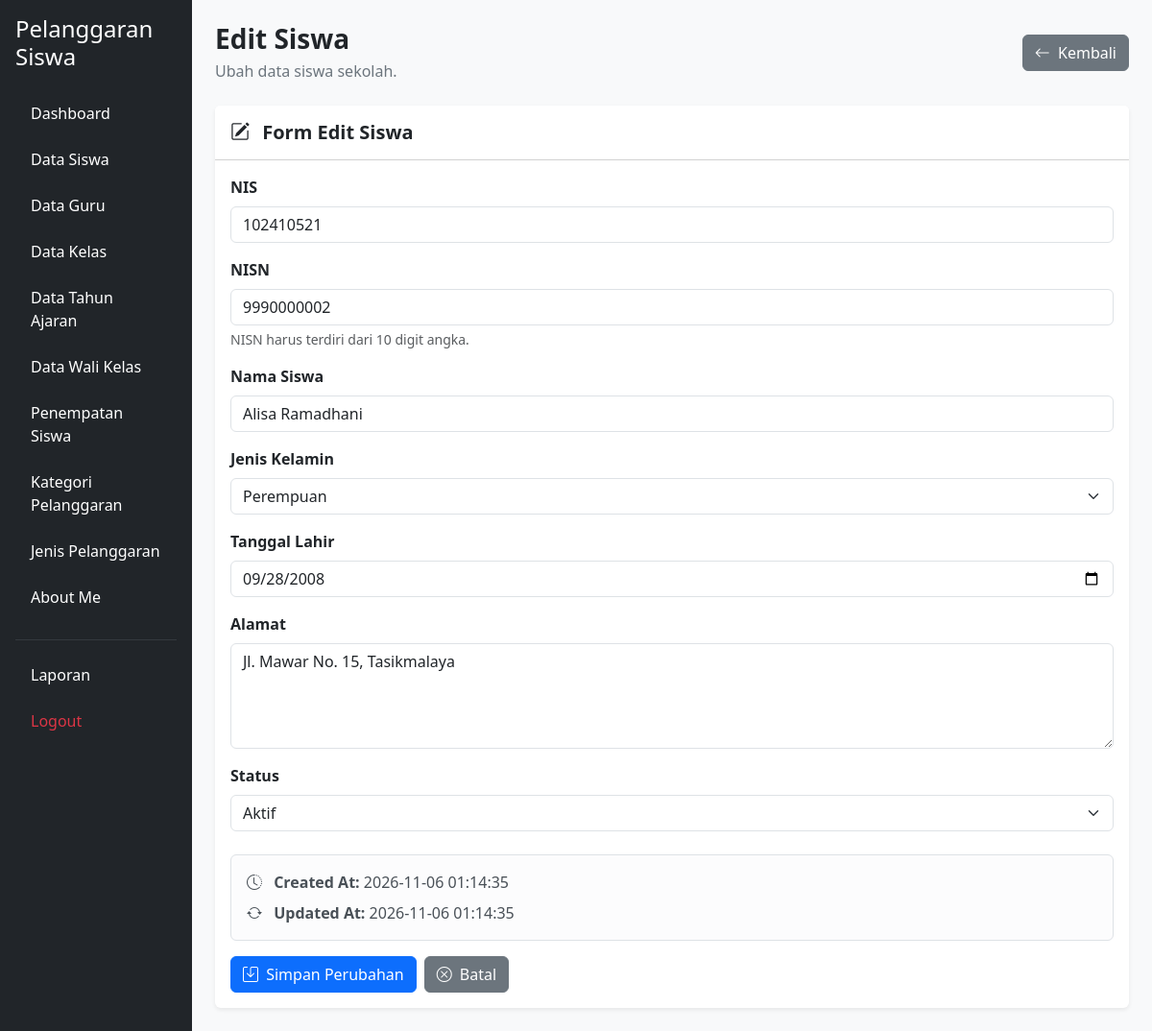
The app's page /edit_siswa.php?id=102 (signed in) with its own data.
### tables this page shows
CREATE TABLE `t_siswa` (
  `id` int(11) NOT NULL,
  `nis` varchar(30) DEFAULT NULL,
  `nisn` varchar(20) NOT NULL,
  `nama` varchar(150) DEFAULT NULL,
  `jenis_kelamin` char(1) NOT NULL,
  `tanggal_lahir` date NOT NULL,
  `alamat` text NOT NULL,
  `status_aktif` tinyint(1) NOT NULL,
  `created_at` timestamp NOT NULL DEFAULT current_timestamp(),
  `updated_at` timestamp NOT NULL DEFAULT current_timestamp()
);

### edit_siswa.php (the view, shortened to what this page needs)
<?php
include 'config/koneksi.php';
$id = (int) $_GET['id'];
$stmt = mysqli_prepare(
    $koneksi,
    "SELECT * FROM t_siswa WHERE id = ?"
);
mysqli_stmt_bind_param($stmt, "i", $id);
mysqli_stmt_execute($stmt);
$result = mysqli_stmt_get_result($stmt);
$siswa = mysqli_fetch_assoc($result);
?>
<!DOCTYPE html>
<html lang="id">
<head>
    <link href="https://cdn.jsdelivr.net/npm/bootstrap@5.3.8/dist/css/bootstrap.min.css" rel="stylesheet">
    <link href="https://cdn.jsdelivr.net/npm/bootstrap-icons@1.11.3/font/bootstrap-icons.css" rel="stylesheet">
</head>
<body class="bg-light">
<div class="container-fluid">
    <div class="row">
        <?php include 'layout/sidebar.php'; ?>
        <main class="col-md-9 col-lg-10 p-4">
            <div class="d-flex justify-content-between align-items-center flex-wrap gap-3 mb-4">
                <div>
                    <h3 class="fw-bold mb-1">Edit Siswa</h3>
                    <p class="text-secondary mb-0">
                        Ubah data siswa sekolah.
                    </p>
                </div>
                <a href="kelola_siswa.php" class="btn btn-secondary">
                    <i class="bi bi-arrow-left me-1"></i> Kembali
                </a>
            </div>
            <div class="card border-0 shadow-sm">
                <div class="card-header bg-white py-3">
                    <h5 class="mb-0 fw-semibold">
                        <i class="bi bi-pencil-square me-2"></i>
                        Form Edit Siswa
                    </h5>
                </div>
                <div class="card-body">
                    <form action="proses_edit_siswa.php"
                          method="POST"
                          id="formEditSiswa">
                        <div class="mb-3">
                            <label class="form-label fw-semibold">NIS</label>
                            <input type="text"
                                   name="nis"
                                   class="form-control"
                                   maxlength="10"
                                   inputmode="numeric"
                                   value="<?= htmlspecialchars($siswa['nis'] ?? ''); ?>"
                                   oninput="this.value = this.value.replace(/[^0-9]/g, '').slice(0, 10)"
                                   required>
                        </div>
                        <div class="mb-3">
                            <label class="form-label fw-semibold">NISN</label>
                            <input type="text"
                                   id="nisn"
                                   name="nisn"
                                   class="form-control"
                                   maxlength="10"
                                   pattern="[0-9]{10}"
                                   inputmode="numeric"
                                   title="NISN harus terdiri dari 10 digit angka"
                                   value="<?= htmlspecialchars($siswa['nisn'] ?? ''); ?>"
                                   oninput="this.value = this.value.replace(/[^0-9]/g, '').slice(0, 10)"
                                   required>
                            <div class="form-text">
                                NISN harus terdiri dari 10 digit angka.
                            </div>
                        </div>
                        <div class="mb-3">
                            <label class="form-label fw-semibold">Nama Siswa</label>
                            <input type="text"
                                   name="nama"
                                   class="form-control"
                                   maxlength="150"
                                   value="<?= htmlspecialchars($siswa['nama'] ?? ''); ?>"
                                   required>
                        </div>
                        <div class="mb-3">
                            <label class="form-label fw-semibold">Jenis Kelamin</label>
                            <select name="jenis_kelamin" class="form-select" required>
                                <option value="P"
                                    <?= $siswa['jenis_kelamin'] == 'P' ? 'selected' : ''; ?>>
                                    Perempuan
                                </option>
                            </select>
                        </div>
                        <div class="mb-3">
                            <label class="form-label fw-semibold">Tanggal Lahir</label>
                            <input type="date"
                                   name="tanggal_lahir"
                                   class="form-control"
                                   value="<?= htmlspecialchars($siswa['tanggal_lahir']); ?>"
                                   required>
                        </div>
                        <div class="mb-3">
                            <label class="form-label fw-semibold">Alamat</label>
                            <textarea name="alamat"
                                      class="form-control"
                                      rows="4"
                                      required><?= htmlspecialchars($siswa['alamat'] ?? ''); ?></textarea>
                        </div>
                        <div class="mb-4">
                            <label class="form-label fw-semibold">Status</label>
                            <select name="status_aktif" class="form-select" required>
                                <option value="1"
                                    <?= $siswa['status_aktif'] == 1 ? 'selected' : ''; ?>>
                                    Aktif
                                </option>
                            </select>
                        </div>
                        <div class="alert alert-light border">
                            <div class="mb-2">
                                <i class="bi bi-clock-history me-2"></i>
                                <strong>Created At:</strong>
                                <?= htmlspecialchars($siswa['created_at'] ?? '-'); ?>
                            </div>
                            <div>
                                <i class="bi bi-arrow-repeat me-2"></i>
                                <strong>Updated At:</strong>
                                <?= htmlspecialchars($siswa['updated_at'] ?? '-'); ?>
                            </div>
                        </div>
                        <div class="d-flex gap-2">
                            <button type="submit" name="edit" class="btn btn-primary">
                                <i class="bi bi-save me-1"></i>
                                Simpan Perubahan
                            </button>
                            <a href="kelola_siswa.php" class="btn btn-secondary">
                                <i class="bi bi-x-circle me-1"></i>
                                Batal
                            </a>
                        </div>
                    </form>
                </div>
            </div>
        </main>
    </div>
</div>
</body>
</html>

### records on screen
t_siswa: nis "102410521", nisn "9990000002", nama "Alisa Ramadhani", jenis_kelamin "Perempuan", tanggal_lahir "09/28/2008", alamat "Jl. Mawar No. 15, Tasikmalaya", status_aktif "Aktif", created_at "2026-11-06 01:14:35", updated_at "2026-11-06 01:14:35"
